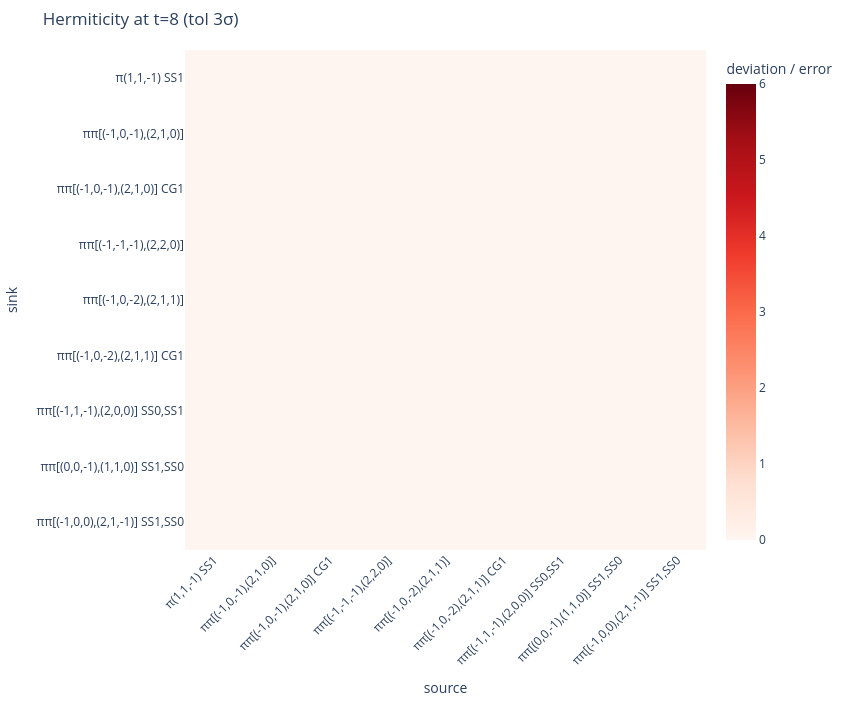

The notebook cell this image was saved under:
### Markdown cell above
## 9. Hermiticity check

`check_hermitian(tol)` compares $C_{ij}$ with $C_{ji}^*$ and the diagonal's imaginary
part, in units of the statistical error. This file stores `HermMat` records already averaged
by the extraction (one orientation per pair, real diagonals), so the residuals should be exactly
zero here — a useful sanity check that assembly doesn't break Hermiticity. Try it on a file with
both orientations stored to see real residuals.

### Code cell
h = M.check_hermitian(tol=3.0)
print("ok:", h.ok, "| max residual (sigma):", round(h.max_residual, 3))
show(MP.plot_heatmap(8, value="hermiticity"))

# Stricter: a non-Hermitian request can only use unflagged keys, and this file has none
try:
    index.matrix(BASIS, hermitian=False)
except ValueError as exc:
    print("\nhermitian=False:", exc)

### Figure 1 — Plotly figure (JSON) as saved in the notebook; plotly's stock layout.template omitted (floating-point values rounded to 4 significant figures)
{"data": [{"colorbar": {"title": {"text": "deviation / error"}}, "colorscale": [[0, "rgb(255,245,240)"], [0.125, "rgb(254,224,210)"], [0.25, "rgb(252,187,161)"], [0.375, "rgb(252,146,114)"], [0.5, "rgb(251,106,74)"], [0.625, "rgb(239,59,44)"], [0.75, "rgb(203,24,29)"], [0.875, "rgb(165,15,21)"], [1, "rgb(103,0,13)"]], "hoverinfo": "text", "showscale": true, "text": [["pion P=(1,1,-1) Ep_2 SS_1<br>pion P=(1,1,-1) Ep_2 SS_1<br>0 σ", "pion P=(1,1,-1) Ep_2 SS_1<br>isotriplet_pion_pion Ep_2 [P=(-1,0,-1) A2m SS_0] [P=(2,1,0) A2m SS_0]<br>0 σ", "pion P=(1,1,-1) Ep_2 SS_1<br>isotriplet_pion_pion Ep_2 CG_1 [P=(-1,0,-1) A2m SS_0] [P=(2,1,0) A2m SS_0]<br>0 σ", "pion P=(1,1,-1) Ep_2 SS_1<br>isotriplet_pion_pion Ep_2 [P=(-1,-1,-1) A2m SS_0] [P=(2,2,0) A2m SS_0]<br>0 σ", "pion P=(1,1,-1) Ep_2 SS_1<br>isotriplet_pion_pion Ep_2 [P=(-1,0,-2) A2m SS_0] [P=(2,1,1) A2m SS_0]<br>0 σ", "pion P=(1,1,-1) Ep_2 SS_1<br>isotriplet_pion_pion Ep_2 CG_1 [P=(-1,0,-2) A2m SS_0] [P=(2,1,1) A2m SS_0]<br>0 σ", "pion P=(1,1,-1) Ep_2 SS_1<br>isotriplet_pion_pion Ep_2 [P=(-1,1,-1) A2m SS_0] [P=(2,0,0) A2m SS_1]<br>0 σ", "pion P=(1,1,-1) Ep_2 SS_1<br>isotriplet_pion_pion Ep_2 [P=(0,0,-1) A2m SS_1] [P=(1,1,0) A2m SS_0]<br>0 σ", "pion P=(1,1,-1) Ep_2 SS_1<br>isotriplet_pion_pion Ep_2 [P=(-1,0,0) A2m SS_1] [P=(2,1,-1) A2m SS_0]<br>0 σ"], ["isotriplet_pion_pion Ep_2 [P=(-1,0,-1) A2m SS_0] [P=(2,1,0) A2m SS_0]<br>pion P=(1,1,-1) Ep_2 SS_1<br>0 σ", "isotriplet_pion_pion Ep_2 [P=(-1,0,-1) A2m SS_0] [P=(2,1,0) A2m SS_0]<br>isotriplet_pion_pion Ep_2 [P=(-1,0,-1) A2m SS_0] [P=(2,1,0) A2m SS_0]<br>0 σ", "isotriplet_pion_pion Ep_2 [P=(-1,0,-1) A2m SS_0] [P=(2,1,0) A2m SS_0]<br>isotriplet_pion_pion Ep_2 CG_1 [P=(-1,0,-1) A2m SS_0] [P=(2,1,0) A2m SS_0]<br>0 σ", "isotriplet_pion_pion Ep_2 [P=(-1,0,-1) A2m SS_0] [P=(2,1,0) A2m SS_0]<br>isotriplet_pion_pion Ep_2 [P=(-1,-1,-1) A2m SS_0] [P=(2,2,0) A2m SS_0]<br>0 σ", "isotriplet_pion_pion Ep_2 [P=(-1,0,-1) A2m SS_0] [P=(2,1,0) A2m SS_0]<br>isotriplet_pion_pion Ep_2 [P=(-1,0,-2) A2m SS_0] [P=(2,1,1) A2m SS_0]<br>0 σ", "isotriplet_pion_pion Ep_2 [P=(-1,0,-1) A2m SS_0] [P=(2,1,0) A2m SS_0]<br>isotriplet_pion_pion Ep_2 CG_1 [P=(-1,0,-2) A2m SS_0] [P=(2,1,1) A2m SS_0]<br>0 σ", "isotriplet_pion_pion Ep_2 [P=(-1,0,-1) A2m SS_0] [P=(2,1,0) A2m SS_0]<br>isotriplet_pion_pion Ep_2 [P=(-1,1,-1) A2m SS_0] [P=(2,0,0) A2m SS_1]<br>0 σ", "isotriplet_pion_pion Ep_2 [P=(-1,0,-1) A2m SS_0] [P=(2,1,0) A2m SS_0]<br>isotriplet_pion_pion Ep_2 [P=(0,0,-1) A2m SS_1] [P=(1,1,0) A2m SS_0]<br>0 σ", "isotriplet_pion_pion Ep_2 [P=(-1,0,-1) A2m SS_0] [P=(2,1,0) A2m SS_0]<br>isotriplet_pion_pion Ep_2 [P=(-1,0,0) A2m SS_1] [P=(2,1,-1) A2m SS_0]<br>0 σ"], ["isotriplet_pion_pion Ep_2 CG_1 [P=(-1,0,-1) A2m SS_0] [P=(2,1,0) A2m SS_0]<br>pion P=(1,1,-1) Ep_2 SS_1<br>0 σ", "isotriplet_pion_pion Ep_2 CG_1 [P=(-1,0,-1) A2m SS_0] [P=(2,1,0) A2m SS_0]<br>isotriplet_pion_pion Ep_2 [P=(-1,0,-1) A2m SS_0] [P=(2,1,0) A2m SS_0]<br>0 σ", "isotriplet_pion_pion Ep_2 CG_1 [P=(-1,0,-1) A2m SS_0] [P=(2,1,0) A2m SS_0]<br>isotriplet_pion_pion Ep_2 CG_1 [P=(-1,0,-1) A2m SS_0] [P=(2,1,0) A2m SS_0]<br>0 σ", "isotriplet_pion_pion Ep_2 CG_1 [P=(-1,0,-1) A2m SS_0] [P=(2,1,0) A2m SS_0]<br>isotriplet_pion_pion Ep_2 [P=(-1,-1,-1) A2m SS_0] [P=(2,2,0) A2m SS_0]<br>0 σ", "isotriplet_pion_pion Ep_2 CG_1 [P=(-1,0,-1) A2m SS_0] [P=(2,1,0) A2m SS_0]<br>isotriplet_pion_pion Ep_2 [P=(-1,0,-2) A2m SS_0] [P=(2,1,1) A2m SS_0]<br>0 σ", "isotriplet_pion_pion Ep_2 CG_1 [P=(-1,0,-1) A2m SS_0] [P=(2,1,0) A2m SS_0]<br>isotriplet_pion_pion Ep_2 CG_1 [P=(-1,0,-2) A2m SS_0] [P=(2,1,1) A2m SS_0]<br>0 σ", "isotriplet_pion_pion Ep_2 CG_1 [P=(-1,0,-1) A2m SS_0] [P=(2,1,0) A2m SS_0]<br>isotriplet_pion_pion Ep_2 [P=(-1,1,-1) A2m SS_0] [P=(2,0,0) A2m SS_1]<br>0 σ", "isotriplet_pion_pion Ep_2 CG_1 [P=(-1,0,-1) A2m SS_0] [P=(2,1,0) A2m SS_0]<br>isotriplet_pion_pion Ep_2 [P=(0,0,-1) A2m SS_1] [P=(1,1,0) A2m SS_0]<br>0 σ", "isotriplet_pion_pion Ep_2 CG_1 [P=(-1,0,-1) A2m SS_0] [P=(2,1,0) A2m SS_0]<br>isotriplet_pion_pion Ep_2 [P=(-1,0,0) A2m SS_1] [P=(2,1,-1) A2m SS_0]<br>0 σ"], ["isotriplet_pion_pion Ep_2 [P=(-1,-1,-1) A2m SS_0] [P=(2,2,0) A2m SS_0]<br>pion P=(1,1,-1) Ep_2 SS_1<br>0 σ", "isotriplet_pion_pion Ep_2 [P=(-1,-1,-1) A2m SS_0] [P=(2,2,0) A2m SS_0]<br>isotriplet_pion_pion Ep_2 [P=(-1,0,-1) A2m SS_0] [P=(2,1,0) A2m SS_0]<br>0 σ", "isotriplet_pion_pion Ep_2 [P=(-1,-1,-1) A2m SS_0] [P=(2,2,0) A2m SS_0]<br>isotriplet_pion_pion Ep_2 CG_1 [P=(-1,0,-1) A2m SS_0] [P=(2,1,0) A2m SS_0]<br>0 σ", "isotriplet_pion_pion Ep_2 [P=(-1,-1,-1) A2m SS_0] [P=(2,2,0) A2m SS_0]<br>isotriplet_pion_pion Ep_2 [P=(-1,-1,-1) A2m SS_0] [P=(2,2,0) A2m SS_0]<br>0 σ", "isotriplet_pion_pion Ep_2 [P=(-1,-1,-1) A2m SS_0] [P=(2,2,0) A2m SS_0]<br>isotriplet_pion_pion Ep_2 [P=(-1,0,-2) A2m SS_0] [P=(2,1,1) A2m SS_0]<br>0 σ", "isotriplet_pion_pion Ep_2 [P=(-1,-1,-1) A2m SS_0] [P=(2,2,0) A2m SS_0]<br>isotriplet_pion_pion Ep_2 CG_1 [P=(-1,0,-2) A2m SS_0] [P=(2,1,1) A2m SS_0]<br>0 σ", "isotriplet_pion_pion Ep_2 [P=(-1,-1,-1) A2m SS_0] [P=(2,2,0) A2m SS_0]<br>isotriplet_pion_pion Ep_2 [P=(-1,1,-1) A2m SS_0] [P=(2,0,0) A2m SS_1]<br>0 σ", "isotriplet_pion_pion Ep_2 [P=(-1,-1,-1) A2m SS_0] [P=(2,2,0) A2m SS_0]<br>isotriplet_pion_pion Ep_2 [P=(0,0,-1) A2m SS_1] [P=(1,1,0) A2m SS_0]<br>0 σ", "isotriplet_pion_pion Ep_2 [P=(-1,-1,-1) A2m SS_0] [P=(2,2,0) A2m SS_0]<br>isotriplet_pion_pion Ep_2 [P=(-1,0,0) A2m SS_1] [P=(2,1,-1) A2m SS_0]<br>0 σ"], ["isotriplet_pion_pion Ep_2 [P=(-1,0,-2) A2m SS_0] [P=(2,1,1) A2m SS_0]<br>pion P=(1,1,-1) Ep_2 SS_1<br>0 σ", "isotriplet_pion_pion Ep_2 [P=(-1,0,-2) A2m SS_0] [P=(2,1,1) A2m SS_0]<br>isotriplet_pion_pion Ep_2 [P=(-1,0,-1) A2m SS_0] [P=(2,1,0) A2m SS_0]<br>0 σ", "isotriplet_pion_pion Ep_2 [P=(-1,0,-2) A2m SS_0] [P=(2,1,1) A2m SS_0]<br>isotriplet_pion_pion Ep_2 CG_1 [P=(-1,0,-1) A2m SS_0] [P=(2,1,0) A2m SS_0]<br>0 σ", "isotriplet_pion_pion Ep_2 [P=(-1,0,-2) A2m SS_0] [P=(2,1,1) A2m SS_0]<br>isotriplet_pion_pion Ep_2 [P=(-1,-1,-1) A2m SS_0] [P=(2,2,0) A2m SS_0]<br>0 σ", "isotriplet_pion_pion Ep_2 [P=(-1,0,-2) A2m SS_0] [P=(2,1,1) A2m SS_0]<br>isotriplet_pion_pion Ep_2 [P=(-1,0,-2) A2m SS_0] [P=(2,1,1) A2m SS_0]<br>0 σ", "isotriplet_pion_pion Ep_2 [P=(-1,0,-2) A2m SS_0] [P=(2,1,1) A2m SS_0]<br>isotriplet_pion_pion Ep_2 CG_1 [P=(-1,0,-2) A2m SS_0] [P=(2,1,1) A2m SS_0]<br>0 σ", "isotriplet_pion_pion Ep_2 [P=(-1,0,-2) A2m SS_0] [P=(2,1,1) A2m SS_0]<br>isotriplet_pion_pion Ep_2 [P=(-1,1,-1) A2m SS_0] [P=(2,0,0) A2m SS_1]<br>0 σ", "isotriplet_pion_pion Ep_2 [P=(-1,0,-2) A2m SS_0] [P=(2,1,1) A2m SS_0]<br>isotriplet_pion_pion Ep_2 [P=(0,0,-1) A2m SS_1] [P=(1,1,0) A2m SS_0]<br>0 σ", "isotriplet_pion_pion Ep_2 [P=(-1,0,-2) A2m SS_0] [P=(2,1,1) A2m SS_0]<br>isotriplet_pion_pion Ep_2 [P=(-1,0,0) A2m SS_1] [P=(2,1,-1) A2m SS_0]<br>0 σ"], ["isotriplet_pion_pion Ep_2 CG_1 [P=(-1,0,-2) A2m SS_0] [P=(2,1,1) A2m SS_0]<br>pion P=(1,1,-1) Ep_2 SS_1<br>0 σ", "isotriplet_pion_pion Ep_2 CG_1 [P=(-1,0,-2) A2m SS_0] [P=(2,1,1) A2m SS_0]<br>isotriplet_pion_pion Ep_2 [P=(-1,0,-1) A2m SS_0] [P=(2,1,0) A2m SS_0]<br>0 σ", "isotriplet_pion_pion Ep_2 CG_1 [P=(-1,0,-2) A2m SS_0] [P=(2,1,1) A2m SS_0]<br>isotriplet_pion_pion Ep_2 CG_1 [P=(-1,0,-1) A2m SS_0] [P=(2,1,0) A2m SS_0]<br>0 σ", "isotriplet_pion_pion Ep_2 CG_1 [P=(-1,0,-2) A2m SS_0] [P=(2,1,1) A2m SS_0]<br>isotriplet_pion_pion Ep_2 [P=(-1,-1,-1) A2m SS_0] [P=(2,2,0) A2m SS_0]<br>0 σ", "isotriplet_pion_pion Ep_2 CG_1 [P=(-1,0,-2) A2m SS_0] [P=(2,1,1) A2m SS_0]<br>isotriplet_pion_pion Ep_2 [P=(-1,0,-2) A2m SS_0] [P=(2,1,1) A2m SS_0]<br>0 σ", "isotriplet_pion_pion Ep_2 CG_1 [P=(-1,0,-2) A2m SS_0] [P=(2,1,1) A2m SS_0]<br>isotriplet_pion_pion Ep_2 CG_1 [P=(-1,0,-2) A2m SS_0] [P=(2,1,1) A2m SS_0]<br>0 σ", "isotriplet_pion_pion Ep_2 CG_1 [P=(-1,0,-2) A2m SS_0] [P=(2,1,1) A2m SS_0]<br>isotriplet_pion_pion Ep_2 [P=(-1,1,-1) A2m SS_0] [P=(2,0,0) A2m SS_1]<br>0 σ", "isotriplet_pion_pion Ep_2 CG_1 [P=(-1,0,-2) A2m SS_0] [P=(2,1,1) A2m SS_0]<br>isotriplet_pion_pion Ep_2 [P=(0,0,-1) A2m SS_1] [P=(1,1,0) A2m SS_0]<br>0 σ", "isotriplet_pion_pion Ep_2 CG_1 [P=(-1,0,-2) A2m SS_0] [P=(2,1,1) A2m SS_0]<br>isotriplet_pion_pion Ep_2 [P=(-1,0,0) A2m SS_1] [P=(2,1,-1) A2m SS_0]<br>0 σ"], ["isotriplet_pion_pion Ep_2 [P=(-1,1,-1) A2m SS_0] [P=(2,0,0) A2m SS_1]<br>pion P=(1,1,-1) Ep_2 SS_1<br>0 σ", "isotriplet_pion_pion Ep_2 [P=(-1,1,-1) A2m SS_0] [P=(2,0,0) A2m SS_1]<br>isotriplet_pion_pion Ep_2 [P=(-1,0,-1) A2m SS_0] [P=(2,1,0) A2m SS_0]<br>0 σ", "isotriplet_pion_pion Ep_2 [P=(-1,1,-1) A2m SS_0] [P=(2,0,0) A2m SS_1]<br>isotriplet_pion_pion Ep_2 CG_1 [P=(-1,0,-1) A2m SS_0] [P=(2,1,0) A2m SS_0]<br>0 σ", "isotriplet_pion_pion Ep_2 [P=(-1,1,-1) A2m SS_0] [P=(2,0,0) A2m SS_1]<br>isotriplet_pion_pion Ep_2 [P=(-1,-1,-1) A2m SS_0] [P=(2,2,0) A2m SS_0]<br>0 σ", "isotriplet_pion_pion Ep_2 [P=(-1,1,-1) A2m SS_0] [P=(2,0,0) A2m SS_1]<br>isotriplet_pion_pion Ep_2 [P=(-1,0,-2) A2m SS_0] [P=(2,1,1) A2m SS_0]<br>0 σ", "isotriplet_pion_pion Ep_2 [P=(-1,1,-1) A2m SS_0] [P=(2,0,0) A2m SS_1]<br>isotriplet_pion_pion Ep_2 CG_1 [P=(-1,0,-2) A2m SS_0] [P=(2,1,1) A2m SS_0]<br>0 σ", "isotriplet_pion_pion Ep_2 [P=(-1,1,-1) A2m SS_0] [P=(2,0,0) A2m SS_1]<br>isotriplet_pion_pion Ep_2 [P=(-1,1,-1) A2m SS_0] [P=(2,0,0) A2m SS_1]<br>0 σ", "isotriplet_pion_pion Ep_2 [P=(-1,1,-1) A2m SS_0] [P=(2,0,0) A2m SS_1]<br>isotriplet_pion_pion Ep_2 [P=(0,0,-1) A2m SS_1] [P=(1,1,0) A2m SS_0]<br>0 σ", "isotriplet_pion_pion Ep_2 [P=(-1,1,-1) A2m SS_0] [P=(2,0,0) A2m SS_1]<br>isotriplet_pion_pion Ep_2 [P=(-1,0,0) A2m SS_1] [P=(2,1,-1) A2m SS_0]<br>0 σ"], ["isotriplet_pion_pion Ep_2 [P=(0,0,-1) A2m SS_1] [P=(1,1,0) A2m SS_0]<br>pion P=(1,1,-1) Ep_2 SS_1<br>0 σ", "isotriplet_pion_pion Ep_2 [P=(0,0,-1) A2m SS_1] [P=(1,1,0) A2m SS_0]<br>isotriplet_pion_pion Ep_2 [P=(-1,0,-1) A2m SS_0] [P=(2,1,0) A2m SS_0]<br>0 σ", "isotriplet_pion_pion Ep_2 [P=(0,0,-1) A2m SS_1] [P=(1,1,0) A2m SS_0]<br>isotriplet_pion_pion Ep_2 CG_1 [P=(-1,0,-1) A2m SS_0] [P=(2,1,0) A2m SS_0]<br>0 σ", "isotriplet_pion_pion Ep_2 [P=(0,0,-1) A2m SS_1] [P=(1,1,0) A2m SS_0]<br>isotriplet_pion_pion Ep_2 [P=(-1,-1,-1) A2m SS_0] [P=(2,2,0) A2m SS_0]<br>0 σ", "isotriplet_pion_pion Ep_2 [P=(0,0,-1) A2m SS_1] [P=(1,1,0) A2m SS_0]<br>isotriplet_pion_pion Ep_2 [P=(-1,0,-2) A2m SS_0] [P=(2,1,1) A2m SS_0]<br>0 σ", "isotriplet_pion_pion Ep_2 [P=(0,0,-1) A2m SS_1] [P=(1,1,0) A2m SS_0]<br>isotriplet_pion_pion Ep_2 CG_1 [P=(-1,0,-2) A2m SS_0] [P=(2,1,1) A2m SS_0]<br>0 σ", "isotriplet_pion_pion Ep_2 [P=(0,0,-1) A2m SS_1] [P=(1,1,0) A2m SS_0]<br>isotriplet_pion_pion Ep_2 [P=(-1,1,-1) A2m SS_0] [P=(2,0,0) A2m SS_1]<br>0 σ", "isotriplet_pion_pion Ep_2 [P=(0,0,-1) A2m SS_1] [P=(1,1,0) A2m SS_0]<br>isotriplet_pion_pion Ep_2 [P=(0,0,-1) A2m SS_1] [P=(1,1,0) A2m SS_0]<br>0 σ", "isotriplet_pion_pion Ep_2 [P=(0,0,-1) A2m SS_1] [P=(1,1,0) A2m SS_0]<br>isotriplet_pion_pion Ep_2 [P=(-1,0,0) A2m SS_1] [P=(2,1,-1) A2m SS_0]<br>0 σ"], ["isotriplet_pion_pion Ep_2 [P=(-1,0,0) A2m SS_1] [P=(2,1,-1) A2m SS_0]<br>pion P=(1,1,-1) Ep_2 SS_1<br>0 σ", "isotriplet_pion_pion Ep_2 [P=(-1,0,0) A2m SS_1] [P=(2,1,-1) A2m SS_0]<br>isotriplet_pion_pion Ep_2 [P=(-1,0,-1) A2m SS_0] [P=(2,1,0) A2m SS_0]<br>0 σ", "isotriplet_pion_pion Ep_2 [P=(-1,0,0) A2m SS_1] [P=(2,1,-1) A2m SS_0]<br>isotriplet_pion_pion Ep_2 CG_1 [P=(-1,0,-1) A2m SS_0] [P=(2,1,0) A2m SS_0]<br>0 σ", "isotriplet_pion_pion Ep_2 [P=(-1,0,0) A2m SS_1] [P=(2,1,-1) A2m SS_0]<br>isotriplet_pion_pion Ep_2 [P=(-1,-1,-1) A2m SS_0] [P=(2,2,0) A2m SS_0]<br>0 σ", "isotriplet_pion_pion Ep_2 [P=(-1,0,0) A2m SS_1] [P=(2,1,-1) A2m SS_0]<br>isotriplet_pion_pion Ep_2 [P=(-1,0,-2) A2m SS_0] [P=(2,1,1) A2m SS_0]<br>0 σ", "isotriplet_pion_pion Ep_2 [P=(-1,0,0) A2m SS_1] [P=(2,1,-1) A2m SS_0]<br>isotriplet_pion_pion Ep_2 CG_1 [P=(-1,0,-2) A2m SS_0] [P=(2,1,1) A2m SS_0]<br>0 σ", "isotriplet_pion_pion Ep_2 [P=(-1,0,0) A2m SS_1] [P=(2,1,-1) A2m SS_0]<br>isotriplet_pion_pion Ep_2 [P=(-1,1,-1) A2m SS_0] [P=(2,0,0) A2m SS_1]<br>0 σ", "isotriplet_pion_pion Ep_2 [P=(-1,0,0) A2m SS_1] [P=(2,1,-1) A2m SS_0]<br>isotriplet_pion_pion Ep_2 [P=(0,0,-1) A2m SS_1] [P=(1,1,0) A2m SS_0]<br>0 σ", "isotriplet_pion_pion Ep_2 [P=(-1,0,0) A2m SS_1] [P=(2,1,-1) A2m SS_0]<br>isotriplet_pion_pion Ep_2 [P=(-1,0,0) A2m SS_1] [P=(2,1,-1) A2m SS_0]<br>0 σ"]], "type": "heatmap", "xaxis": "x", "yaxis": "y", "z": [[0.0, 0.0, 0.0, 0.0, 0.0, 0.0, 0.0, 0.0, 0.0], [0.0, 0.0, 0.0, 0.0, 0.0, 0.0, 0.0, 0.0, 0.0], [0.0, 0.0, 0.0, 0.0, 0.0, 0.0, 0.0, 0.0, 0.0], [0.0, 0.0, 0.0, 0.0, 0.0, 0.0, 0.0, 0.0, 0.0], [0.0, 0.0, 0.0, 0.0, 0.0, 0.0, 0.0, 0.0, 0.0], [0.0, 0.0, 0.0, 0.0, 0.0, 0.0, 0.0, 0.0, 0.0], [0.0, 0.0, 0.0, 0.0, 0.0, 0.0, 0.0, 0.0, 0.0], [0.0, 0.0, 0.0, 0.0, 0.0, 0.0, 0.0, 0.0, 0.0], [0.0, 0.0, 0.0, 0.0, 0.0, 0.0, 0.0, 0.0, 0.0]], "zmax": 6, "zmin": 0}], "layout": {"height": 705, "margin": {"b": 60, "l": 70, "r": 30, "t": 50}, "title": {"text": "Hermiticity at t=8 (tol 3σ)"}, "width": 855, "xaxis": {"anchor": "y", "domain": [0, 1], "tickangle": -45, "tickmode": "array", "ticktext": ["π(1,1,-1) SS1", "ππ[(-1,0,-1),(2,1,0)]", "ππ[(-1,0,-1),(2,1,0)] CG1", "ππ[(-1,-1,-1),(2,2,0)]", "ππ[(-1,0,-2),(2,1,1)]", "ππ[(-1,0,-2),(2,1,1)] CG1", "ππ[(-1,1,-1),(2,0,0)] SS0,SS1", "ππ[(0,0,-1),(1,1,0)] SS1,SS0", "ππ[(-1,0,0),(2,1,-1)] SS1,SS0"], "tickvals": [0, 1, 2, 3, 4, 5, 6, 7, 8], "title": {"text": "source"}}, "yaxis": {"anchor": "x", "autorange": "reversed", "domain": [0, 1], "tickmode": "array", "ticktext": ["π(1,1,-1) SS1", "ππ[(-1,0,-1),(2,1,0)]", "ππ[(-1,0,-1),(2,1,0)] CG1", "ππ[(-1,-1,-1),(2,2,0)]", "ππ[(-1,0,-2),(2,1,1)]", "ππ[(-1,0,-2),(2,1,1)] CG1", "ππ[(-1,1,-1),(2,0,0)] SS0,SS1", "ππ[(0,0,-1),(1,1,0)] SS1,SS0", "ππ[(-1,0,0),(2,1,-1)] SS1,SS0"], "tickvals": [0, 1, 2, 3, 4, 5, 6, 7, 8], "title": {"text": "sink"}}}}
